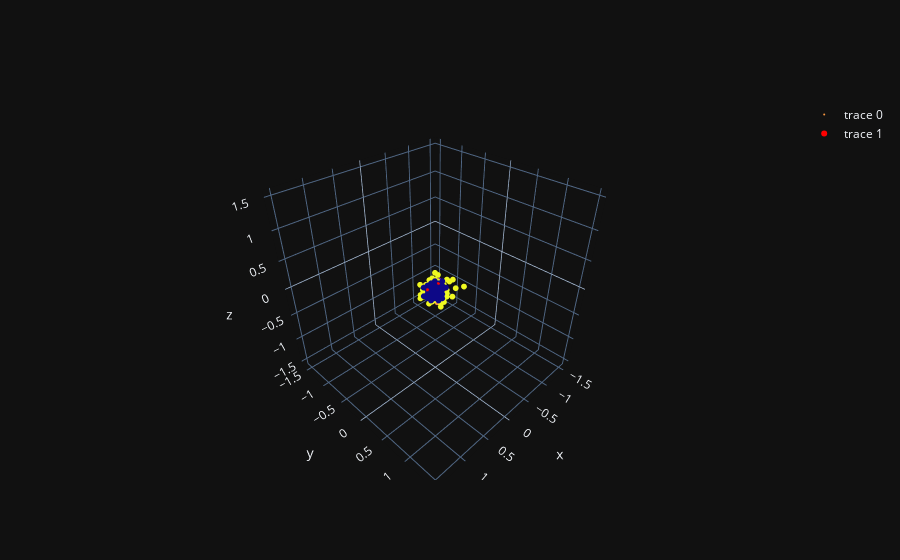

This figure's notebook cell:
### Code cell
import plotly.graph_objects as go
fig = go.Figure(data= [
    go.Scatter3d(
        x=xsys_n[0], y=xsys_n[1], z=xsys_n[2], mode='markers', marker=dict(size=2, color=kmeans.labels_)
    ),
    
    go.Scatter3d(
        x=df_cluster_centers[0],
        y=df_cluster_centers[1],
        z=df_cluster_centers[2],
        mode='markers',
        marker=dict(size=6, color='RED')
    )
])
fig.show()

### Figure 1 — Plotly figure (JSON) as saved in the notebook; plotly's stock layout.template omitted (floating-point values rounded to 4 significant figures; data arrays with more than 128 entries replaced by an {"elided": "..."} marker saying what was removed)
{"data": [{"marker": {"color": {"elided": "500 int values"}, "size": 2}, "mode": "markers", "x": {"elided": "500 float values"}, "y": {"elided": "500 float values"}, "z": {"elided": "500 float values"}, "type": "scatter3d"}, {"marker": {"color": "RED", "size": 6}, "mode": "markers", "x": [1.417, -0.6146, -1.433, -0.09848, 0.7284], "y": [1.405, -0.617, -1.43, -0.1104, 0.7528], "z": [1.414, -0.6094, -1.434, -0.1077, 0.7374], "type": "scatter3d"}], "layout": {}}
